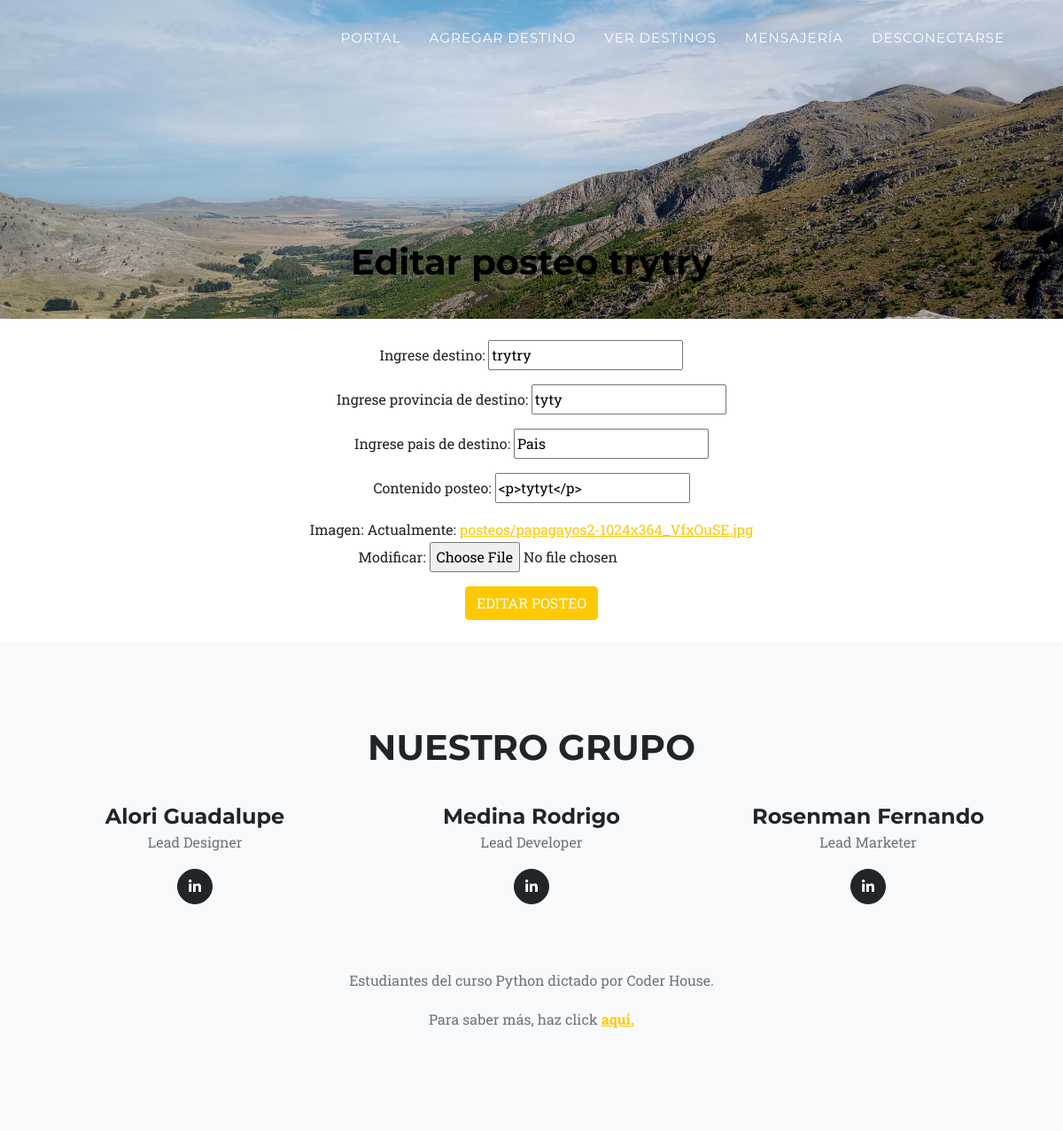
/editarposteo/35 (signed in), run on the app's committed database.
### AppUsuarios/models.py (models this page shows)
class Posteo(models.Model):
    usuario_posteo = models.ForeignKey(User, on_delete=models.CASCADE)
    titulo_posteo = models.CharField(max_length=40)
    subtitulo_posteo = models.CharField(max_length=40,default='Provincia')
    subtitulo2_posteo = models.CharField(max_length=40,default='Pais')
    contenido_posteo = RichTextField(blank=True,null=True)
    imagen_post = models.ImageField(upload_to='posteos', blank=True)
    fecha_posteo_imagen = models.DateField(blank=True, null=True)
    def __str__(self):
        return self.titulo_posteo

### AppUsuarios/views.py (the view)
# urls.py: path("editarposteo/<id>", editarPosteo, name="editarposteo"),
@login_required
def editarPosteo(request,id):
    posteo=Posteo.objects.get(id=id)
    if not (request.user.is_superuser or request.user == posteo.usuario_posteo):
        return render(request,"VerPosteos.html", {"mensaje":"No estas autorizado para editar el posteo","imagen":mostrarImagen(request)})
    else:
        if request.method == "POST":
            formularioposteo = PosteoForm(request.POST, request.FILES, initial={"titulo_posteo":posteo.titulo_posteo,"subtitulo_posteo":posteo.subtitulo_posteo,"subtitulo2_posteo":posteo.subtitulo2_posteo,"contenido_posteo":posteo.contenido_posteo,"imagen_post":posteo.imagen_post})
            if formularioposteo.is_valid():
                datos = formularioposteo.cleaned_data
                posteo.imagen_post = datos["imagen_post"]
                posteo.titulo_posteo = datos["titulo_posteo"]
                posteo.subtitulo_posteo = datos["subtitulo_posteo"]
                posteo.subtitulo2_posteo= datos ["subtitulo2_posteo"]
                posteo.contenido_posteo = datos["contenido_posteo"]
                posteo.fecha_posteo_imagen = datetime.now()
                posteo.save()
                return render(request,"VerPosteos.html", {"mensaje":"Posteo editado correctamente","imagen":mostrarImagen(request)})
            else:
                print(formularioposteo.errors.as_data())
                formularioposteo = PosteoForm(initial={"titulo_posteo":posteo.titulo_posteo,"subtitulo_posteo":posteo.subtitulo_posteo,"subtitulo2_posteo":posteo.subtitulo2_posteo,"contenido_posteo":posteo.contenido_posteo,"imagen_post":posteo.imagen_post})
                return render(request,"VerPosteos.html", {"mensaje":"Error en validacion de posteo", "formularioposteo":formularioposteo,"imagen":mostrarImagen(request)})
        else:
            formularioposteo=PosteoForm(initial={"titulo_posteo":posteo.titulo_posteo,"subtitulo_posteo":posteo.subtitulo_posteo,"subtitulo2_posteo":posteo.subtitulo2_posteo,"contenido_posteo":posteo.contenido_posteo,"imagen_post":posteo.imagen_post})
            return render(request,"EditarPosteo.html", {"formularioposteo":formularioposteo,"posteo":posteo,"imagen":mostrarImagen(request)})

### AppUsuarios/forms.py
class PosteoForm(forms.Form):
    titulo_posteo = forms.CharField(label="Ingrese destino")
    subtitulo_posteo = forms.CharField(label="Ingrese provincia de destino")
    subtitulo2_posteo =  forms.CharField(label="Ingrese pais de destino")
    contenido_posteo = forms.CharField(widget=CKEditorWidget())
    imagen_post = forms.ImageField(label="Imagen")
    class Meta:
        model = Posteo
        fields = ["titulo_posteo", "subtitulo_posteo","subtitulo2_posteo","contenido_posteo", "imagen_post"]

### AppUsuarios/views.py (called while the page is built)
@login_required
def mostrarImagen(request):
    lista=ImagenPerfil.objects.filter(user=request.user)
    if len(lista)!=0:
        imagen=lista[0].imagen.url
    else:
        imagen="/media/Perfil/homero.jpg"
    return imagen

### AppUsuarios/Templates/EditarPosteo.html (shortened to what this page needs)
{% extends "PadreHome.html" %}
{% block nav %}
<li class="nav-item"><a class="nav-link" href={% url 'portal' %}>Portal</a></li>
<li class="nav-item"><a class="nav-link" href={% url 'postear' %}>Agregar destino</a></li>
<li class="nav-item"><a class="nav-link" href={% url 'verposteo' %}>Ver destinos</a></li>
<li class="nav-item"><a class="nav-link" href={% url 'mensajeUsuarios' %}>Mensajería</a></li>
<li class="nav-item"><a class="nav-link" href={% url 'desconectarse' %}>Desconectarse</a></li>
{% endblock %}
{% block titulo %}
 <h1 style="color:black">Editar posteo {{ posteo }}</h1>
{% endblock %}
{% block contenido %}
<center>
<br>
<form action="{% url 'editarposteo' posteo.id %}" method="POST" enctype="multipart/form-data">
    {{  formularioposteo.as_p|safe }}{% csrf_token %}
    <input class="btn btn-primary btn-m text-uppercase" type="submit" value="Editar Posteo">
</form>
<br>
</center>
{% endblock %}

### data on the page
Posteo: titulo_posteo "trytry", subtitulo_posteo "tyty", subtitulo2_posteo "Pais", contenido_posteo "<p>tytyt</p>"
